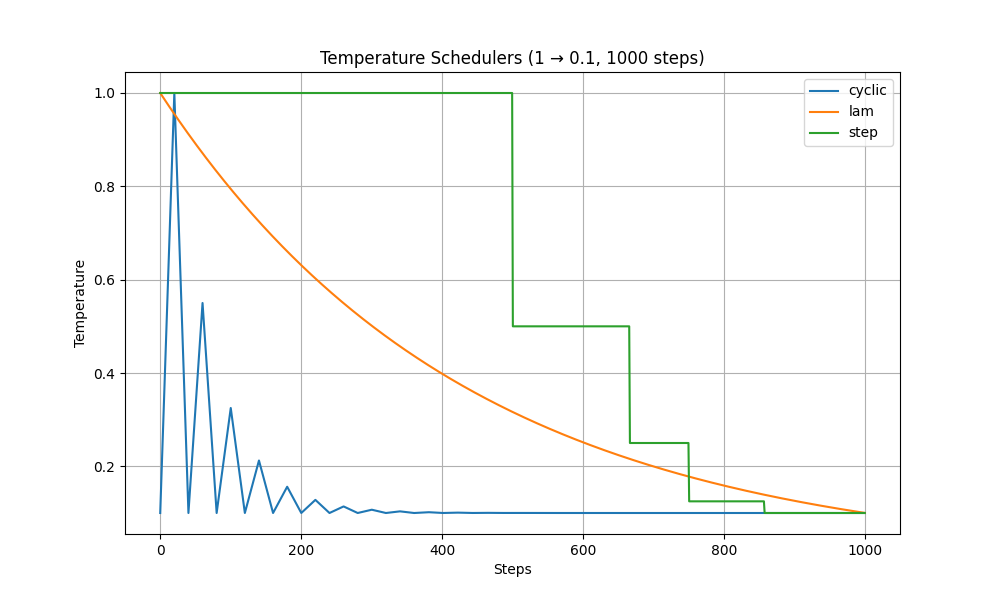

This chart was generated by the following Python code:
import os
import sys

sys.path.append(os.path.abspath(os.path.join(os.path.dirname(__file__), "..", "src")))

from sa import Scheduler
import matplotlib.pyplot as plt


def plot_temperature_strategies():
    T_max = 1
    T_min = 0.1
    step_max = 1000

    schedulers = {
        "cyclic": Scheduler(
            "cyclic", T_max=T_max, T_min=T_min, step_max=step_max, mode="triangular2"
        ),
        # "cyclic2": Scheduler(
        #     "cyclic", T_max=T_max, T_min=T_min, step_max=step_max, mode="triangular"
        # ),
        # "cosine": Scheduler("cosine", T_max=T_max, T_min=T_min, step_max=step_max),
        "lam": Scheduler("lam", T_max=T_max, T_min=T_min, step_max=step_max),
        "step": Scheduler("step", T_max=T_max, T_min=T_min, step_max=step_max),
    }

    steps = range(step_max)
    plt.figure(figsize=(10, 6))

    for name, scheduler in schedulers.items():
        values = [scheduler.step(step).item() for step in steps]
        plt.plot(steps, values, label=name)

    plt.xlabel("Steps")
    plt.ylabel("Temperature")
    plt.title("Temperature Schedulers (1 → 0.1, 1000 steps)")
    plt.legend()
    plt.grid(True)

    out_path = os.path.join(os.path.dirname(__file__), "temp_strategies.png")
    plt.savefig(out_path)
    print(f"Plot saved to {out_path}")


if __name__ == "__main__":
    plot_temperature_strategies()
